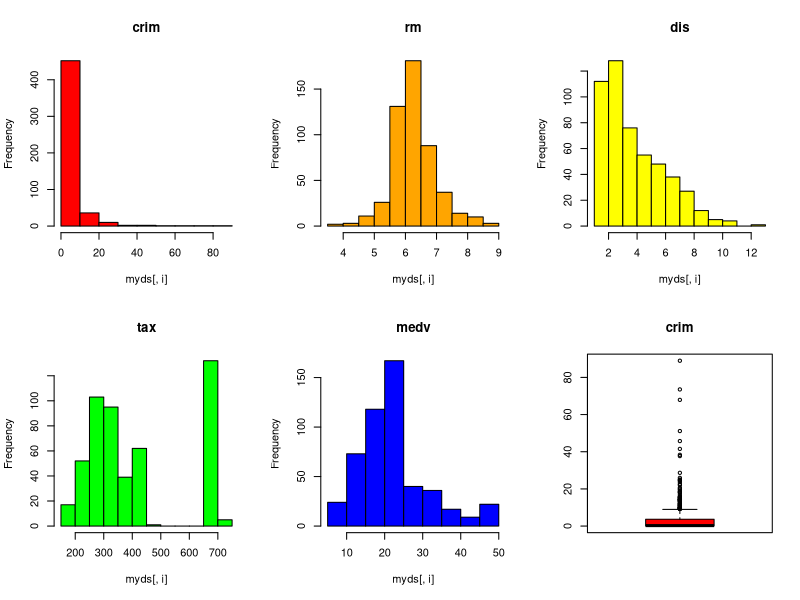
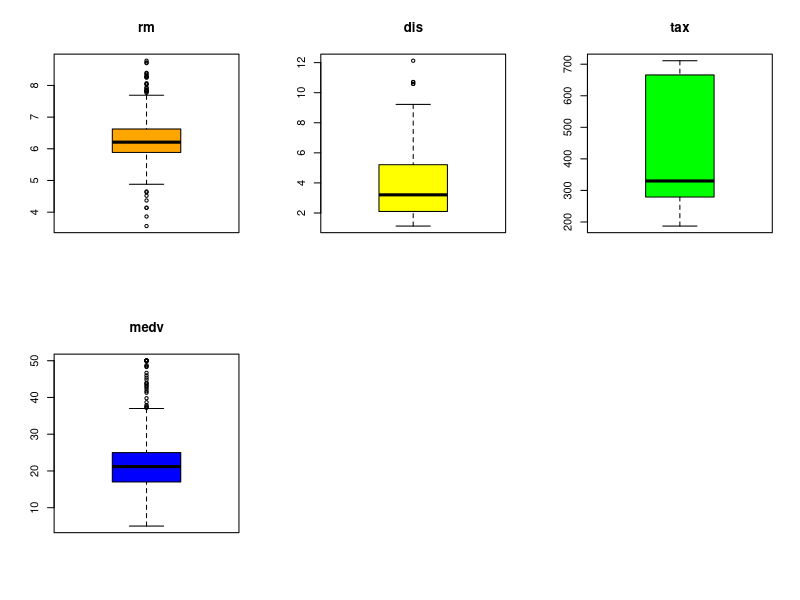
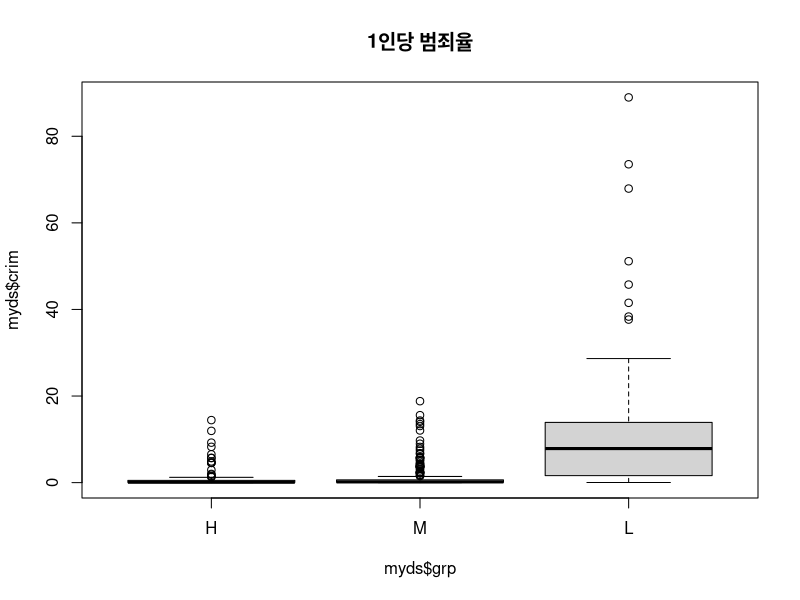
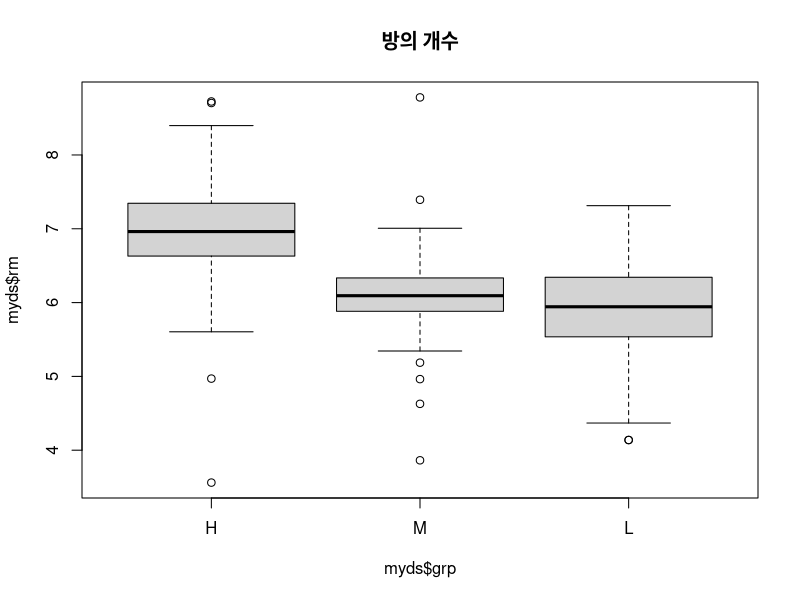
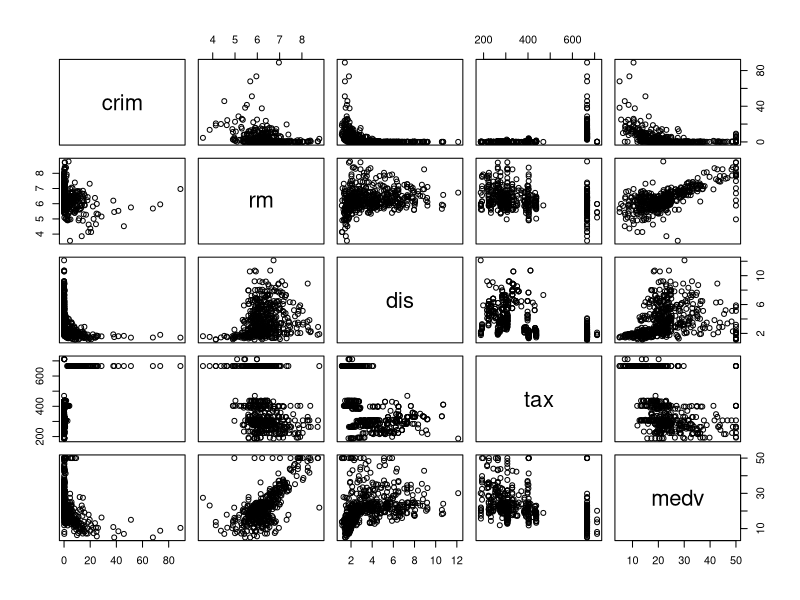
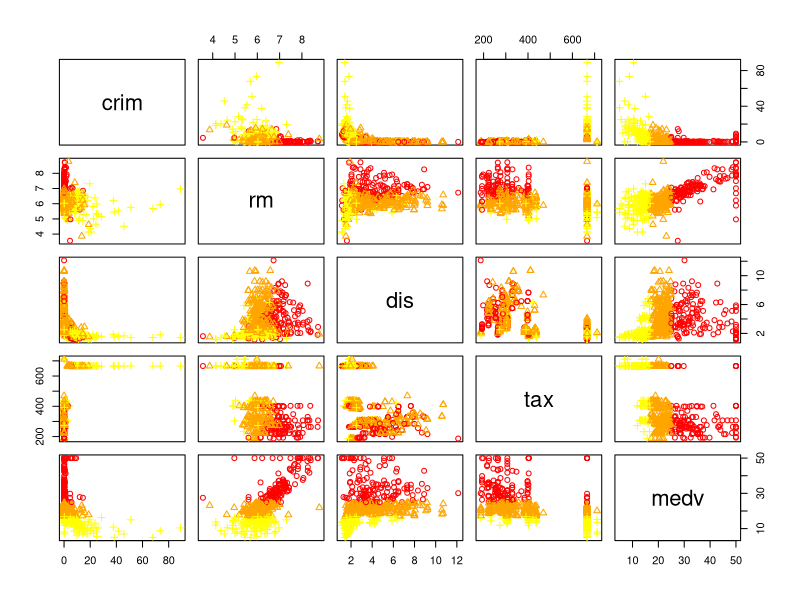
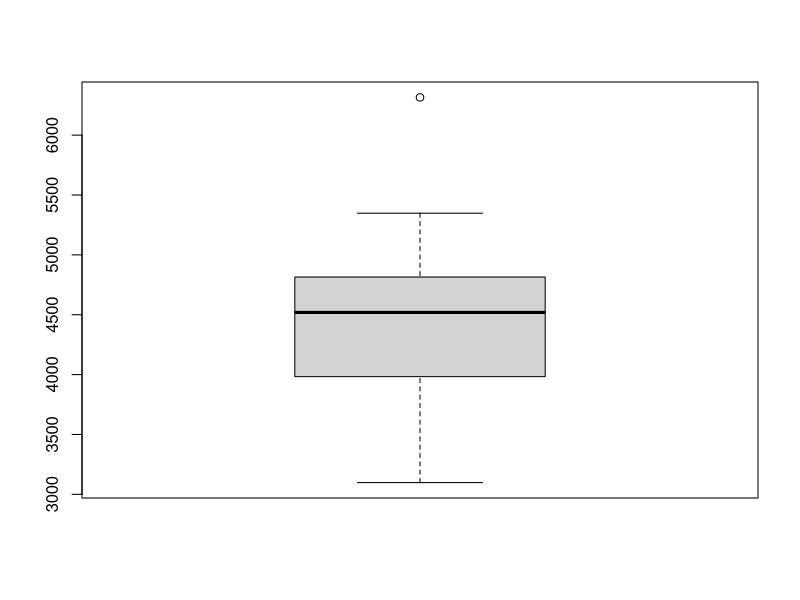
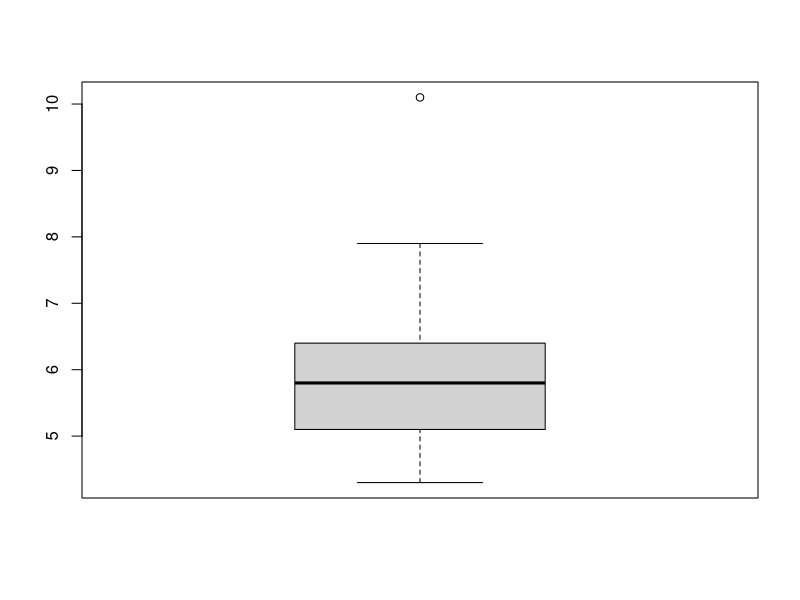

These charts were generated, in order, by the following R code:
library(mlbench)
data("BostonHousing") #보스턴 지역 주택 정보
myds <- BostonHousing[, c("crim", "rm", "dis", "tax", "medv")] #crim : 범죄율 / rm : 1가구당 방 개수 / dis : 5개 직업 센터까지 거리 / tax : 재산세율 / medv : 주택 가격
myds

#주택 가격 상(H, 25.0이상), 중(M, 17.0 이상), 하(L)로 분류 
grp <- c()
for(i in 1:nrow(myds)) {
  if (myds$medv[i] >= 25.0) {
    grp[i] <- "H"
  } else if (myds$medv[i] >= 17.0) {
    grp[i] <- "M"
  } else {
    grp[i] <- "L"
  }
}
grp <- factor(grp) #문자 벡터를 팩터 타입으로 변경한다
grp <- factor(grp, levels=c("H", "M", "L")) #레벨의 순서를 H, M, L로 세팅 (기존에는 알파벳 순서로 되어 있음)
myds <- data.frame(myds, grp) #grp열 추가 
myds

str(myds)
head(myds)
table(myds$grp) #주택 가격 그룹별 분포

par(mfrow=c(2,3)) #화면을 2x3으로 분할 

colors = c("red", "orange", "yellow", "green", "blue")

#히스토르그램으로 관측값의 분호 확인 (컬럼별 히스토그램 추출)
for(i in 1:5) {
  hist(myds[, i], main=colnames(myds)[i], col=colors[i])
}

#t상자그림에 의한 관측값 분포 확인
for(i in 1:5) {
  boxplot(myds[, i], main=colnames(myds)[i], col=colors[i])
}

par(mfrow=c(1,1)) #화면 분할 해제

#그룹별 관측값 분포 확인
boxplot(myds$crim~myds$grp, main="1인당 범죄율")
boxplot(myds$rm~myds$grp, main="방의 개수")

#다중 산점도 통한 변수 간 상관관계 
pairs(myds[, -6])

#그룹 정보를 포함한 변수 간 상관관계 확인
point <- as.integer(myds$grp)
pairs(myds[, -6], pch=point, col=colors[point])

#변수 간 상관계수 확인
cor(myds[, -6])


#결측값 : 데이터를 수짛바고 저장하는 과젖ㅇ에서 저장할 값을 얻지 못하는 경우 발생함
#결측값 처리 
#   1. 결측값을 제거하거나 제외하고, 데이터를 분석
#   2. 결측값을 추정하여 적당한 값으로 치환한 후, 데이터를 분석

#결측값 특성과 존재 여부 확인
z <- c(1,2,3,NA,5,NA,8)  # 결측값이 포함된 벡터 z
sum(z) # 정상 계산이 안됨 (result : NA)
is.na(z) # NA 여부 확인
sum(is.na(z)) # NA의 개수 확인
sum(z, na.rm=TRUE) # NA를 제외하고 합계를 계산

#결측값 대체 및 제거
z1 <- c(1,2,3,NA,5,NA,8) # 결측값이 포함된 벡터 z1
z2 <- c(5,8,1,NA,3,NA,7) # 결측값이 포함된 벡터 z2
z1[is.na(z1)] <- 0 # NA를 0으로 치환 
z1             
z3 <- as.vector(na.omit(z2)) # NA를 제거하고 새로운 벡터 생성
z3

z4 <- c(5,8,1,NA,3,NA,7) 
na.omit(z4)

# NA를 포함하는 test 데이터 생성
x <- iris
x[1,2]<- NA; x[1,3]<- NA
x[2,3]<- NA; x[3,4]<- NA  
head(x)

# for문을 이용한 방법
for (i in 1:ncol(x)) {
  this.na <- is.na(x[,i]) 
  cat(colnames(x)[i], "\t", sum(this.na), "\n")
}

# apply를 이용한 방법
col_na <- function(y) {
  return(sum(is.na(y)))
}
na_count <-apply(x, 2, FUN=col_na)
na_count

#데이터프레임 행별 결측값 확인
rowSums(is.na(x)) # 행별 NA의 개수  
sum(rowSums(is.na(x))>0) # NA가 포함된 행의 개수 
sum(is.na(x)) # 데이터셋 전체에서 NA 개수

#결측값 제외하고 새로운 데이터셋 만들기
head(x)
x[!complete.cases(x),] # NA가 포함된 행들 출력
y <- x[complete.cases(x),] # NA가 포함된 행들 제거
head(y)


#특이값 : 정상적이라 생각되는 데이터의 분포 범위 밖에 위치하는 값들을 말함. '이상치'라고도 부른다.

#상자그림을 이용한 특이값 확인
st <- data.frame(state.x77)
boxplot(st$Income)
boxplot.stats(st$Income)$out

#특이값 포함한 행 제거
out.val <- boxplot.stats(st$Income)$out # 특이값 추출
st$Income[st$Income %in% out.val] <- NA # 특이값을 NA로 대체
head(st)
newdata <- st[complete.cases(st),] # NA가 포함된 행 제거
head(newdata) 


#퀴즈2. 특이값을 찾아 특이값을 NA로 변경하고 NA가 있는 행을 삭제하는 소스코드를 작성하시오.
data <- iris[,-5]
data[3,1] <- 10.1
boxplot(data$Sepal.Length)
head(data)

out.val <- boxplot.stats(data$Sepal.Length)$out
data$Sepal.Length[data$Sepal.Length %in% out.val] <- NA 
head(data)
newdata <- data[complete.cases(data),]
head(newdata) 
